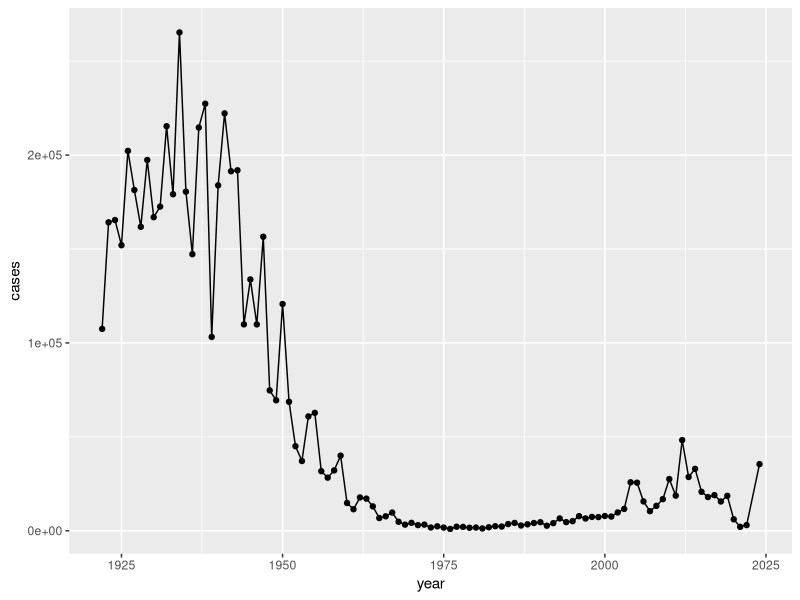
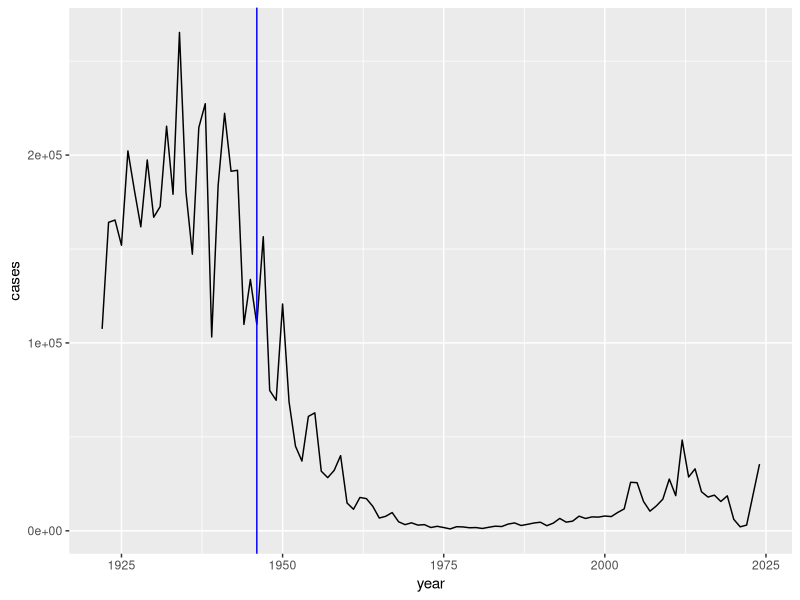
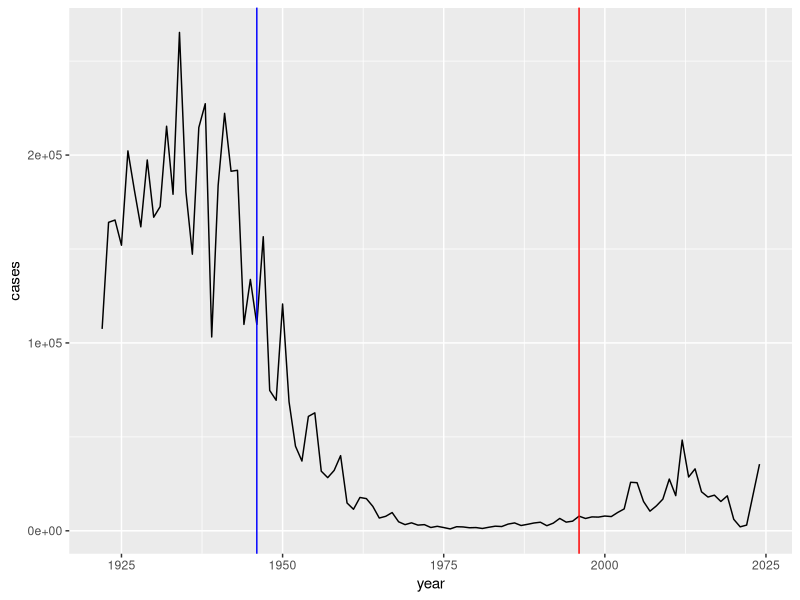
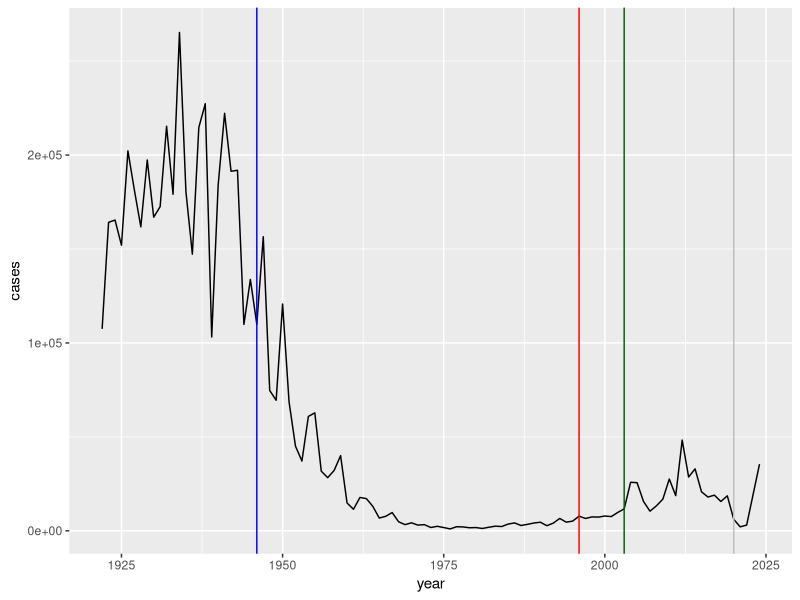

These figures' R source, in order: (Note: this script raises an error after producing the figures.)
## ---- chunk 1
cdc <- data.frame(
  year = c(1922L,1923L,1924L,1925L,
           1926L,1927L,1928L,1929L,1930L,1931L,
           1932L,1933L,1934L,1935L,1936L,
           1937L,1938L,1939L,1940L,1941L,1942L,
           1943L,1944L,1945L,1946L,1947L,
           1948L,1949L,1950L,1951L,1952L,
           1953L,1954L,1955L,1956L,1957L,1958L,
           1959L,1960L,1961L,1962L,1963L,
           1964L,1965L,1966L,1967L,1968L,1969L,
           1970L,1971L,1972L,1973L,1974L,
           1975L,1976L,1977L,1978L,1979L,1980L,
           1981L,1982L,1983L,1984L,1985L,
           1986L,1987L,1988L,1989L,1990L,
           1991L,1992L,1993L,1994L,1995L,1996L,
           1997L,1998L,1999L,2000L,2001L,
           2002L,2003L,2004L,2005L,2006L,2007L,
           2008L,2009L,2010L,2011L,2012L,
           2013L,2014L,2015L,2016L,2017L,2018L,
           2019L,2020L,2021L,2022L, 2024L),
  
  cases = c(107473,164191,165418,152003,
                                   202210,181411,161799,197371,
                                   166914,172559,215343,179135,265269,
                                   180518,147237,214652,227319,103188,
                                   183866,222202,191383,191890,109873,
                                   133792,109860,156517,74715,69479,
                                   120718,68687,45030,37129,60886,
                                   62786,31732,28295,32148,40005,
                                   14809,11468,17749,17135,13005,6799,
                                   7717,9718,4810,3285,4249,3036,
                                   3287,1759,2402,1738,1010,2177,2063,
                                   1623,1730,1248,1895,2463,2276,
                                   3589,4195,2823,3450,4157,4570,
                                   2719,4083,6586,4617,5137,7796,6564,
                                   7405,7298,7867,7580,9771,11647,
                                   25827,25616,15632,10454,13278,
                                   16858,27550,18719,48277,28639,32971,
                                   20762,17972,18975,15609,18617,
                                   6124,2116,3044, 35493)
)
## ---- chunk 2
head(cdc)
## ---- chunk 3
library(ggplot2)

#data
#aes
#geoms

ggplot(cdc) + 
  aes(year, cases) +
  geom_point() +
  geom_line() +
  labs(cdc)


## ---- chunk 4
ggplot(cdc) + 
  aes(year, cases) +
  geom_line() +
  geom_vline(xintercept= 1946, col= "blue")
## ---- chunk 5
ggplot(cdc) + 
  aes(year, cases) +
  geom_line() +
  geom_vline(xintercept= 1946, col= "blue") +
  geom_vline(xintercept=1996, col="red")
## ---- chunk 6
ggplot(cdc) + 
  aes(year, cases) +
  geom_line() +
  geom_vline(xintercept= 1946, col= "blue") +
  geom_vline(xintercept=1996, col="red") +
  geom_vline(xintercept=2020, col="gray") +
  geom_vline(xintercept=2003, col="darkgreen") 
## ---- chunk 7
library(jsonlite)
subject <- read_json("https://www.cmi-pb.org/api/v5_1/subject",
                     simplifyVector=TRUE)

head(subject)

## ---- chunk 8
table(subject$infancy_vac)
## ---- chunk 9
nrow(subject)
## ---- chunk 10
table(subject$biological_sex)
## ---- chunk 11
table(subject$race, subject$biological_sex)
## ---- chunk 12
library(lubridate)
## ---- chunk 13
today()
## ---- chunk 14
today() - ymd("2000-01-01")
## ---- chunk 15
time_length( today() - ymd("2000-01-01"),  "years")
## ---- chunk 16
# Use todays date to calculate age in days
subject$age <- today() - ymd(subject$year_of_birth)
## ---- chunk 17
library(dplyr)

ap <- subject %>% filter(infancy_vac == "aP")

round( summary( time_length( ap$age, "years" ) ) )
## ---- chunk 18
# wP
wp <- subject %>% filter(infancy_vac == "wP")
round( summary( time_length( wp$age, "years" ) ) )
## ---- chunk 19
int <- ymd(subject$date_of_boost) - ymd(subject$year_of_birth)
age_at_boost <- time_length(int, "year")
head(age_at_boost)
## ---- chunk 20
ggplot(subject) +
  aes(time_length(age, "year"),
      fill=as.factor(infancy_vac)) +
  geom_histogram(show.legend=FALSE) +
  facet_wrap(vars(infancy_vac), nrow=2) +
  xlab("Age in years")
## ---- chunk 21
# Or use wilcox.test() 
x <- t.test(time_length( wp$age, "years" ),
       time_length( ap$age, "years" ))

x$p.value
## ---- chunk 22
library(jsonlite)
specimen <- read_json("https://www.cmi-pb.org/api/v5_1/specimen",
                     simplifyVector=TRUE)
ab_data <- read_json("https://www.cmi-pb.org/api/v5_1/plasma_ab_titer",
                     simplifyVector=TRUE)
## ---- chunk 23
head(specimen)
## ---- chunk 24
head(ab_data)
## ---- chunk 25
library(dplyr)

meta <- inner_join(specimen, subject)
dim(meta)
head(meta)
## ---- chunk 26
dim(subject)
dim(specimen)
## ---- chunk 27
dim(meta)
## ---- chunk 28
abdata<- inner_join(meta, ab_data)
head(abdata)
## ---- chunk 29
dim(abdata)
## ---- chunk 30
table(abdata$isotype)
## ---- chunk 31
table(abdata$dataset)
## ---- chunk 32
length(abdata$isotype)
## ---- chunk 33
table(length(abdata$isotype))
## ---- chunk 34
table(abdata$antigen)
## ---- chunk 35
ggplot(abdata)+
  aes(MFI, antigen) +
  geom_boxplot()
## ---- chunk 36
ggplot(abdata)+
  aes(MFI_normalised, antigen) +
  geom_boxplot()
## ---- chunk 37
ggplot(abdata)+
  aes(MFI_normalised, antigen, col=infancy_vac) +
  geom_boxplot() +
  facet_wrap(~infancy_vac)
## ---- chunk 38
igg <- abdata %>%
  filter(isotype== "IgG")
head(igg)
## ---- chunk 39
ggplot(igg)+
  aes(MFI_normalised, antigen, col=infancy_vac) +
  geom_boxplot() +
  xlim(0,75) +
  facet_wrap(vars(visit), nrow=2)
## ---- chunk 40
ggplot(igg) +
  aes(MFI_normalised, antigen, col=infancy_vac ) +
  geom_boxplot(show.legend = FALSE) + 
  facet_wrap(vars(visit), nrow=2) +
  xlim(0,75) +
  theme_bw()
## ---- chunk 41
igg %>% filter(visit != 8) %>%
ggplot() +
  aes(MFI_normalised, antigen, col=infancy_vac ) +
  geom_boxplot(show.legend = FALSE) + 
  xlim(0,75) +
  facet_wrap(vars(infancy_vac, visit), nrow=2)
## ---- chunk 42
filter(igg, antigen=="OVA") %>%
  ggplot() +
  aes(MFI_normalised, col=infancy_vac) +
  geom_boxplot(show.legend = FALSE) +
  facet_wrap(vars(visit)) +
  theme_bw()
## ---- chunk 43
filter(igg, antigen== "FIM2/3") %>%
  ggplot() +
  aes(MFI_normalised, col=infancy_vac) +
  geom_boxplot(show.legend = FALSE) +
  facet_wrap(vars(visit)) +
  theme_bw()
## ---- chunk 44
abdata.21 <- abdata %>% filter(dataset == "2021_dataset")

abdata.21 %>% 
  filter(isotype == "IgG",  antigen == "PT") %>%
  ggplot() +
    aes(x=planned_day_relative_to_boost,
        y=MFI_normalised,
        col=infancy_vac,
        group=subject_id) +
    geom_point() +
    geom_line() +
    geom_vline(xintercept=0, linetype="dashed") +
    geom_vline(xintercept=14, linetype="dashed") +
  labs(title="2021 dataset IgG PT",
       subtitle = "Dashed lines indicate day 0 (pre-boost) and 14 (apparent peak levels)")
## ---- chunk 45
## Filter to include 2021 data only
abdata.21 <- abdata %>% 
  filter(dataset == "2021_dataset")

## Filter to look at IgG PT data only
pt.igg <- abdata.21 %>%
  filter(isotype == "IgG",  antigen == "PT")
  
## Plot and color by infancy_vac (wP vs aP)
  ggplot(pt.igg) +
    aes(x=planned_day_relative_to_boost,
        y=MFI_normalised,
        col=infancy_vac,
        group=subject_id) +
    geom_point() +
    geom_line() +
    geom_vline(xintercept=0, linetype="dashed") +
    geom_vline(xintercept=14, linetype="dashed") +
  labs(title="2021 dataset IgG PT",
       subtitle = "Dashed lines indicate day 0 (pre-boost) and 14 (apparent peak levels)")
## ---- chunk 46
## Filter to include 2020 data only
abdata.20 <- abdata %>% 
  filter(dataset == "2020_dataset")

## Filter to look at IgG PT data only
pt.igg <- abdata.20 %>%
  filter(isotype == "IgG",  antigen == "PT")
  
## Plot and color by infancy_vac (wP vs aP)
  ggplot(pt.igg) +
    aes(x=planned_day_relative_to_boost,
        y=MFI_normalised,
        col=infancy_vac,
        group=subject_id) +
    geom_point() +
    geom_line() +
    geom_vline(xintercept=0, linetype="dashed") +
    geom_vline(xintercept=7, linetype="dashed") +
  labs(title="2020 dataset IgG PT",
       subtitle = "Dashed lines indicate day 0 (pre-boost) and 7 (apparent peak levels)")
## ---- chunk 47
url <- "https://www.cmi-pb.org/api/v2/rnaseq?versioned_ensembl_gene_id=eq.ENSG00000211896.7"

rna <- read_json(url, simplifyVector = TRUE) 
## ---- chunk 48
#meta <- inner_join(specimen, subject)
ssrna <- inner_join(rna, meta)
## ---- chunk 49
ggplot(ssrna) +
  aes(x=visit, y=tpm, group=subject_id) +
  geom_point() +
  geom_line(alpha=0.2)
## ---- chunk 50
ggplot(ssrna) +
  aes(tpm, col=infancy_vac) +
  geom_boxplot() +
  facet_wrap(vars(visit))
## ---- chunk 51
ssrna %>%  
  filter(visit==4) %>% 
  ggplot() +
    aes(tpm, col=infancy_vac) + geom_density() + 
    geom_rug() 
